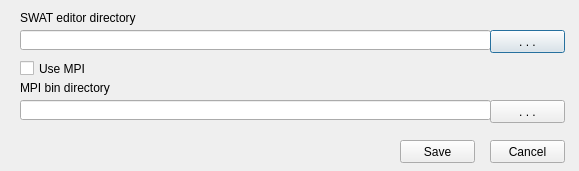
<?xml version="1.0" encoding="UTF-8"?>
<ui version="4.0">
 <class>ParametersDialog</class>
 <widget class="QDialog" name="ParametersDialog">
  <property name="geometry">
   <rect>
    <x>0</x>
    <y>0</y>
    <width>579</width>
    <height>171</height>
   </rect>
  </property>
  <property name="windowTitle">
   <string>QSWAT Parameters</string>
  </property>
  <property name="windowIcon">
   <iconset>
    <normaloff>QSWAT-Icon/QSWAT-Icon-SWAT-16.ico</normaloff>QSWAT-Icon/QSWAT-Icon-SWAT-16.ico</iconset>
  </property>
  <widget class="QLineEdit" name="editorBox">
   <property name="geometry">
    <rect>
     <x>20</x>
     <y>30</y>
     <width>471</width>
     <height>20</height>
    </rect>
   </property>
  </widget>
  <widget class="QPushButton" name="editorButton">
   <property name="geometry">
    <rect>
     <x>490</x>
     <y>30</y>
     <width>75</width>
     <height>23</height>
    </rect>
   </property>
   <property name="toolTip">
    <string>Browse to select SWAT editor directory</string>
   </property>
   <property name="whatsThis">
    <string/>
   </property>
   <property name="text">
    <string>. . .</string>
   </property>
  </widget>
  <widget class="QLabel" name="editorlLabel">
   <property name="geometry">
    <rect>
     <x>20</x>
     <y>10</y>
     <width>141</width>
     <height>16</height>
    </rect>
   </property>
   <property name="toolTip">
    <string>This is the directory where the SWAT Editor is located.  On Windows it is usually C:\SWAT\SWATEditor.</string>
   </property>
   <property name="text">
    <string>SWAT editor directory</string>
   </property>
  </widget>
  <widget class="QLineEdit" name="MPIBox">
   <property name="geometry">
    <rect>
     <x>20</x>
     <y>100</y>
     <width>471</width>
     <height>20</height>
    </rect>
   </property>
  </widget>
  <widget class="QPushButton" name="MPIButton">
   <property name="geometry">
    <rect>
     <x>490</x>
     <y>100</y>
     <width>75</width>
     <height>23</height>
    </rect>
   </property>
   <property name="toolTip">
    <string>Browse to select MPI bin directory</string>
   </property>
   <property name="whatsThis">
    <string/>
   </property>
   <property name="text">
    <string>. . .</string>
   </property>
  </widget>
  <widget class="QCheckBox" name="checkUseMPI">
   <property name="geometry">
    <rect>
     <x>20</x>
     <y>60</y>
     <width>121</width>
     <height>17</height>
    </rect>
   </property>
   <property name="toolTip">
    <string>If you have a multi-core processor then using the Message Passing Interface (MPI) can speed up the TauDEM programs used for watershed delineation.  If you install MP you should set this directory to where the mpiexec program is located.  On Windows this is probably C:\Program Files\Microsoft MPI\Bin.</string>
   </property>
   <property name="whatsThis">
    <string/>
   </property>
   <property name="text">
    <string>Use MPI</string>
   </property>
  </widget>
  <widget class="QLabel" name="MPILabel">
   <property name="geometry">
    <rect>
     <x>20</x>
     <y>80</y>
     <width>121</width>
     <height>16</height>
    </rect>
   </property>
   <property name="toolTip">
    <string>If you have a multi-core processor then using the Message Passing Interface (MPI) can speed up the TauDEM programs used for watershed delineation.  If you install MP you should set this directory to where the mpiexec program is located.  On Windows this is probably C:\Program Files\Microsoft MPI\Bin.</string>
   </property>
   <property name="text">
    <string>MPI bin directory</string>
   </property>
  </widget>
  <widget class="QPushButton" name="cancelButton">
   <property name="geometry">
    <rect>
     <x>490</x>
     <y>140</y>
     <width>75</width>
     <height>23</height>
    </rect>
   </property>
   <property name="text">
    <string>Cancel</string>
   </property>
  </widget>
  <widget class="QPushButton" name="saveButton">
   <property name="geometry">
    <rect>
     <x>400</x>
     <y>140</y>
     <width>75</width>
     <height>23</height>
    </rect>
   </property>
   <property name="text">
    <string>Save</string>
   </property>
  </widget>
 </widget>
 <resources/>
 <connections/>
</ui>
